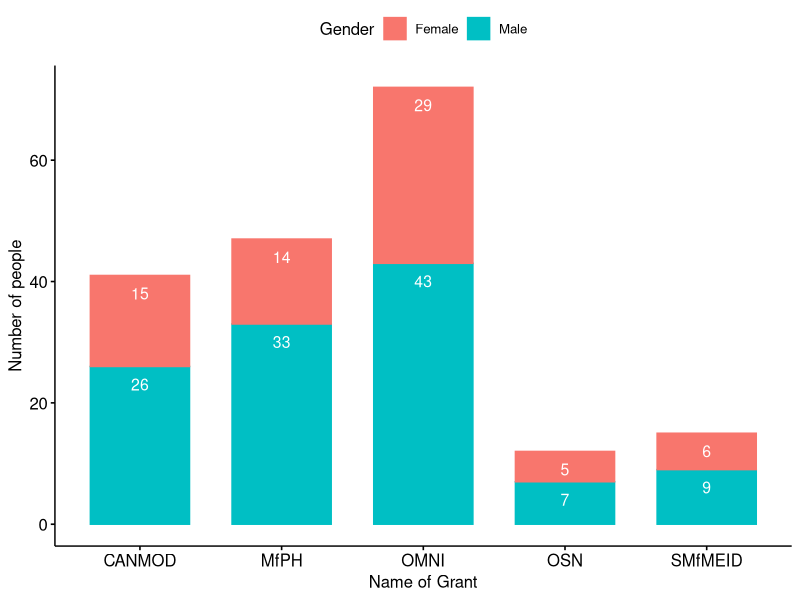
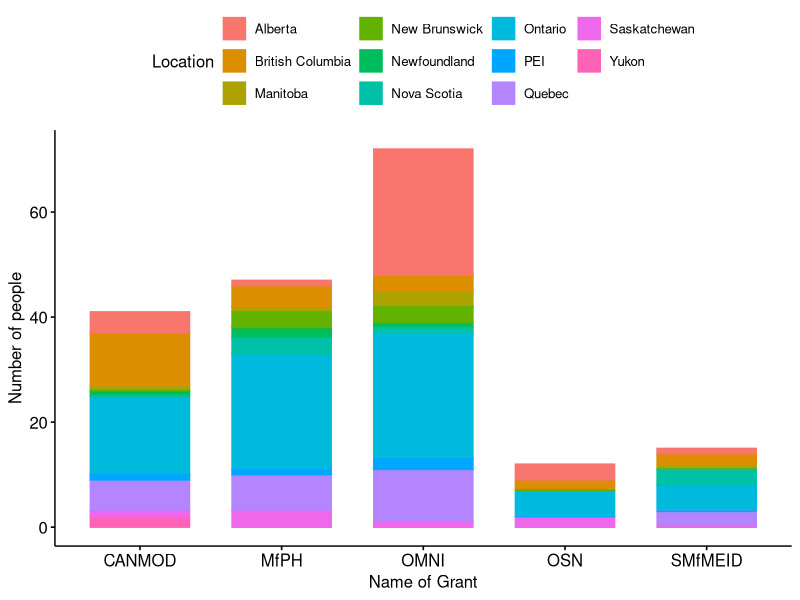

Reproduce these figures in R, in order.
# install.packages("ggpubr")
library(ggpubr)
library(dplyr)
library(ggplot2)
grant <- read.csv(file = 'grant.csv')


grant$Title <- as.factor(grant$Title)

levels(grant$Title)[levels(grant$Title)==unique(grant$Title)[1]] = "CANMOD"
levels(grant$Title)[levels(grant$Title)==unique(grant$Title)[2]] = "MfPH"
levels(grant$Title)[levels(grant$Title)==unique(grant$Title)[3]] = "OMNI"
levels(grant$Title)[levels(grant$Title)==unique(grant$Title)[4]] = "OSN"
levels(grant$Title)[levels(grant$Title)==unique(grant$Title)[5]] = "SMfMEID"
grant$Title <- as.character(grant$Title)

titles <- unique(grant$Title)
filterResultMan <- NULL
filterResultWom <- NULL
a <- NULL
for (i in seq(1,length(titles))){
  filterResultMan<- dim (grant %>% filter(Title == titles [i]) %>% filter(Gender == "Male"))[1]
  a <- rbind(a,c(titles[i],"Male",filterResultMan))
  filterResultWom<- dim (grant %>% filter(Title == titles [i]) %>% filter(Gender == "Female"))[1]
  a <- rbind(a,c(titles[i],"Female",filterResultWom))
}
myData <- as.data.frame(a)
myData$V3 <- as.numeric(myData$V3)

df2 <- data.frame(Gender=myData$V2,
                 Grant=myData$V1,
                 numPeople=myData$V3)
p <- 0
p <- ggbarplot(df2, "Grant", "numPeople",
               fill = "Gender", color = "Gender",
               label = TRUE, lab.col = "white", lab.pos = "in")

p <- p + xlab("Name of Grant")
p <- p + ylab("Number of people")
p




length(unique(grant$Location))
grant$Location <- as.factor(grant$Location)
class(grant$Location)
Locations <- unique(grant$Location)
titles <- unique(grant$Title)

a <- NULL
for (i in seq(1,length(titles))){
  for(j in seq(1,11)){
    num <- dim (grant %>% filter(Title == titles [i]) %>% filter(Location == Locations[j]))[1]
    a <- rbind(a,c(titles[i],as.character(Locations[j]),num))
  }
}

# filterResultMan<- grant %>% filter(Title == titles [1]) %>% filter(Location == Locations[1])

myData <- as.data.frame(a)
myData$V3 <- as.numeric(myData$V3)

df2 <- data.frame(Grant=myData$V1,
                  Location=myData$V2,
                  numPeople=myData$V3)
p <- 0
p <- ggbarplot(df2, "Grant", "numPeople",
               fill = "Location", color = "Location",
               label = FALSE, lab.col = "white")

p <- p + xlab("Name of Grant")
p <- p + ylab("Number of people")
p


